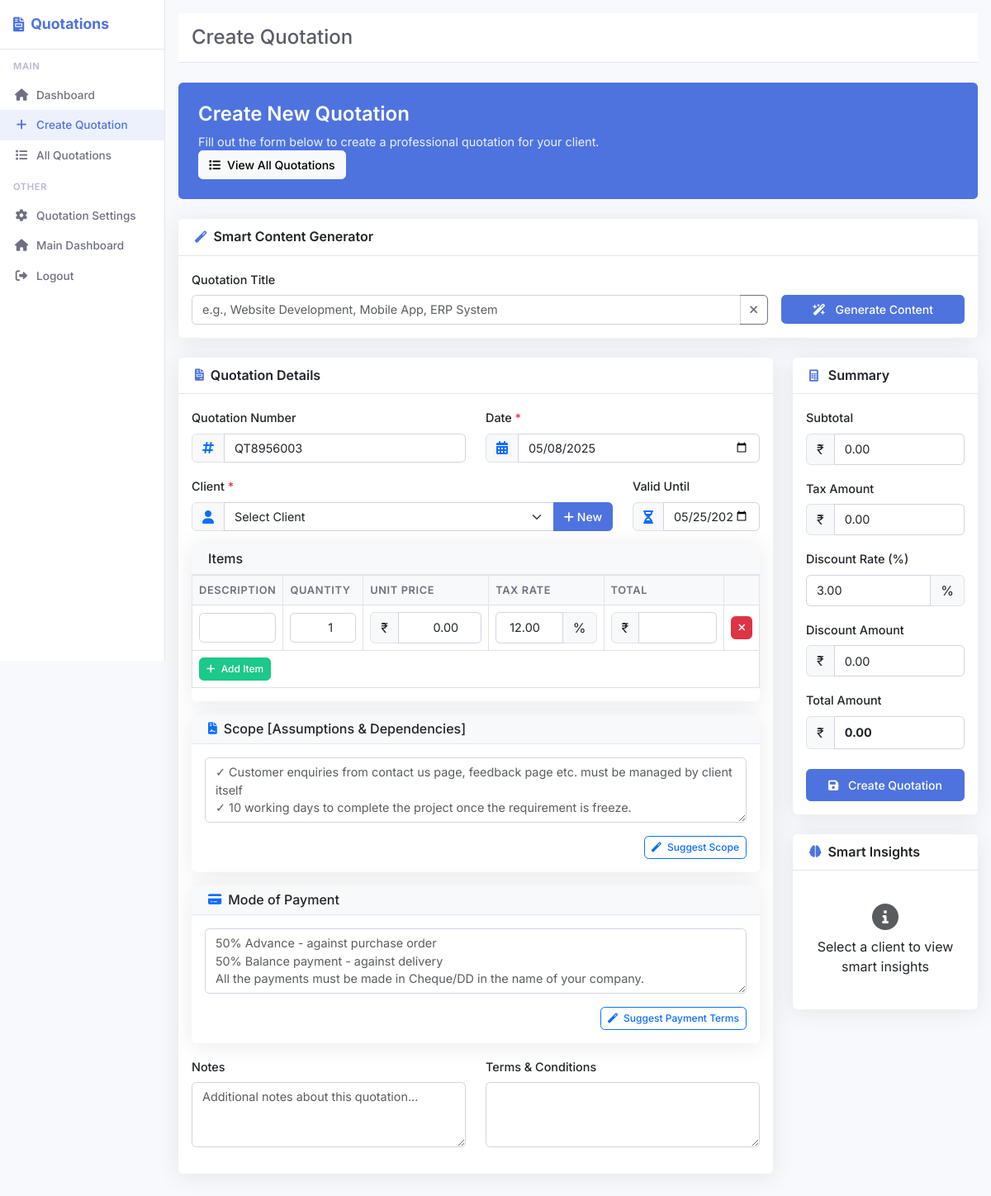
Screenshot of /invoice_management_project/quotation/create_quotation.php (signed in) with the database file from the repository.
### tables this page shows
CREATE TABLE IF NOT EXISTS `quotation_settings` (
    `setting_id` int(11) NOT NULL AUTO_INCREMENT,
    `company_id` int(11) NOT NULL,
    `default_tax_rate` decimal(5,2) DEFAULT 0.00,
    `default_discount_rate` decimal(5,2) DEFAULT 0.00,
    `default_terms` text DEFAULT NULL,
    `quotation_prefix` varchar(10) DEFAULT 'QT',
    `next_number` int(11) DEFAULT 1,
    `validity_days` int(11) DEFAULT 30,
    PRIMARY KEY (`setting_id`),
    UNIQUE KEY `company_id` (`company_id`),
    CONSTRAINT `quotation_settings_fk` FOREIGN KEY (`company_id`) REFERENCES `company_master` (`company_id`) ON DELETE CASCADE
);

### invoice_management_project/quotation/create_quotation.php (the view, shortened to what the rows shown need)
<?php
require_once('../config/database.php');
$user_id = $_SESSION['user_id'];
$stmt = $conn->prepare("SELECT * FROM company_master WHERE user_id = ?");
$stmt->bind_param("i", $user_id);
$stmt->execute();
$result = $stmt->get_result();
$company = $result->fetch_assoc();
$stmt = $conn->prepare("SELECT * FROM quotation_settings WHERE company_id = ?");
$stmt->bind_param("i", $company['company_id']);
$stmt->execute();
$result = $stmt->get_result();
$settings = $result->fetch_assoc();
$quotation_number = $settings['quotation_prefix'] . str_pad($settings['next_number'], 4, '0', STR_PAD_LEFT);
?>
<!DOCTYPE html>
<html lang="en">
<head>
    <link href="https://cdn.jsdelivr.net/npm/bootstrap@5.3.0/dist/css/bootstrap.min.css" rel="stylesheet">
    <link rel="stylesheet" href="https://cdnjs.cloudflare.com/ajax/libs/font-awesome/6.0.0/css/all.min.css">
</head>
<body>
    <div class="wrapper">
        <div class="content">
            <div class="row">
                <div class="col-md-9">
                    <form id="quotationForm" method="POST" class="needs-validation" novalidate>
                        <div class="card mb-4">
                            <div class="card-body">
                                <div class="row mb-3">
                                    <div class="col-md-6">
                                        <div class="input-group">
                                            <span class="input-group-text bg-light">
                                                <i class="fas fa-hashtag text-primary"></i>
                                            </span>
                                            <input type="text" class="form-control" value="<?= htmlspecialchars($quotation_number) ?>" readonly>
                                        </div>
                                    </div>
                                </div>
                                <div class="row mb-3">
                                    <div class="col-md-3">
                                        <div class="input-group">
                                            <span class="input-group-text bg-light">
                                                <i class="fas fa-hourglass-half text-primary"></i>
                                            </span>
                                            <input type="date" name="valid_until" class="form-control" value="<?= date('Y-m-d', strtotime('+' . $settings['validity_days'] . ' days')) ?>">
                                        </div>
                                    </div>
                                </div>
                                <div class="card mb-3">
                                    <div class="card-body p-0">
                                        <div class="table-responsive">
                                            <table class="table table-bordered" id="itemsTable">
                                                <thead>
                                                    <tr>
                                                        <th>Description</th>
                                                        <th width="100">Quantity</th>
                                                        <th class="unit-price-col">Unit Price</th>
                                                        <th class="tax-rate-col">Tax Rate</th>
                                                        <th class="total-col">Total</th>
                                                        <th width="40"></th>
                                                    </tr>
                                                </thead>
                                                <tbody>
                                                    <tr class="item-row">
                                                        <td>
                                                            <div class="input-group">
                                                                <input type="number" name="items[0][tax_rate]" class="form-control tax-rate" value="<?= $settings['default_tax_rate'] ?>" min="0" max="100" required>
                                                                <span class="input-group-text">%</span>
                                                            </div>
                                                        </td>
                                                    </tr>
                                                </tbody>
                                            </table>
                                        </div>
                                    </div>
                                </div>
                            </div>
                        </div>
                </div>
                <div class="col-md-3">
                    <div class="card">
                        <div class="card-body">
                            <div class="mb-3">
                                <div class="input-group">
                                    <input type="number" name="discount_rate" class="form-control" id="discountRate" value="<?= $settings['default_discount_rate'] ?>" min="0" max="100">
                                    <span class="input-group-text">%</span>
                                </div>
                            </div>
                        </div>
                    </div>
                </div>
            </div>
        </div>
    </div>
</body>
</html>

### rows the page displays
quotation_settings: quotation_prefix+next_number "QT8956003", valid_until "05/25/2025", default_tax_rate "12.00", discount_rate "3.00"
